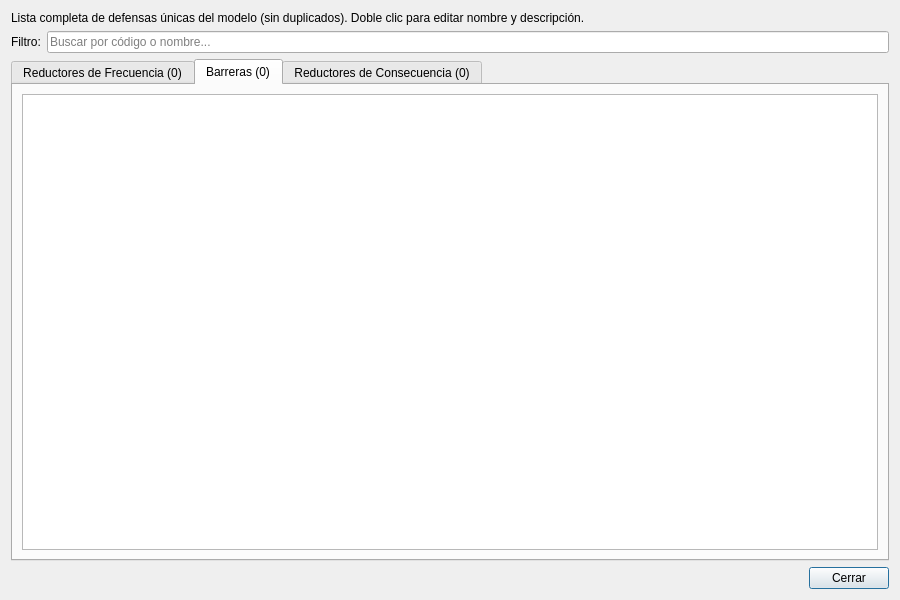
<?xml version="1.0" encoding="UTF-8"?>
<ui version="4.0">
 <class>ListaBarreras</class>
 <widget class="QDialog" name="ListaBarreras">
  <property name="windowModality">
   <enum>Qt::ApplicationModal</enum>
  </property>
  <property name="geometry">
   <rect>
    <x>0</x>
    <y>0</y>
    <width>900</width>
    <height>600</height>
   </rect>
  </property>
  <property name="windowTitle">
   <string>Lista de Defensas Únicas</string>
  </property>
  <property name="modal">
   <bool>true</bool>
  </property>
  <layout class="QVBoxLayout" name="verticalLayout">
   <item>
    <widget class="QLabel" name="label">
     <property name="text">
      <string>Lista completa de defensas únicas del modelo (sin duplicados). Doble clic para editar nombre y descripción.</string>
     </property>
    </widget>
   </item>
   <item>
    <layout class="QHBoxLayout" name="horizontalLayout">
     <item>
      <widget class="QLabel" name="label_2">
       <property name="text">
        <string>Filtro:</string>
       </property>
      </widget>
     </item>
     <item>
      <widget class="QLineEdit" name="edFiltro">
       <property name="placeholderText">
        <string>Buscar por código o nombre...</string>
       </property>
      </widget>
     </item>
    </layout>
   </item>
   <item>
    <widget class="QTabWidget" name="tabWidget">
     <property name="currentIndex">
      <number>1</number>
     </property>
     <widget class="QWidget" name="tabReductoresFrecuencia">
      <attribute name="title">
       <string>Reductores de Frecuencia (0)</string>
      </attribute>
      <layout class="QVBoxLayout" name="verticalLayout_2">
       <item>
        <widget class="QTreeView" name="treeReductoresFrecuencia">
         <property name="alternatingRowColors">
          <bool>true</bool>
         </property>
         <property name="selectionMode">
          <enum>QAbstractItemView::SingleSelection</enum>
         </property>
         <property name="selectionBehavior">
          <enum>QAbstractItemView::SelectRows</enum>
         </property>
         <property name="sortingEnabled">
          <bool>true</bool>
         </property>
         <property name="animated">
          <bool>true</bool>
         </property>
        </widget>
       </item>
      </layout>
     </widget>
     <widget class="QWidget" name="tabBarreras">
      <attribute name="title">
       <string>Barreras (0)</string>
      </attribute>
      <layout class="QVBoxLayout" name="verticalLayout_3">
       <item>
        <widget class="QTreeView" name="treeBarreras">
         <property name="alternatingRowColors">
          <bool>true</bool>
         </property>
         <property name="selectionMode">
          <enum>QAbstractItemView::SingleSelection</enum>
         </property>
         <property name="selectionBehavior">
          <enum>QAbstractItemView::SelectRows</enum>
         </property>
         <property name="sortingEnabled">
          <bool>true</bool>
         </property>
         <property name="animated">
          <bool>true</bool>
         </property>
        </widget>
       </item>
      </layout>
     </widget>
     <widget class="QWidget" name="tabReductoresConsecuencia">
      <attribute name="title">
       <string>Reductores de Consecuencia (0)</string>
      </attribute>
      <layout class="QVBoxLayout" name="verticalLayout_4">
       <item>
        <widget class="QTreeView" name="treeReductoresConsecuencia">
         <property name="alternatingRowColors">
          <bool>true</bool>
         </property>
         <property name="selectionMode">
          <enum>QAbstractItemView::SingleSelection</enum>
         </property>
         <property name="selectionBehavior">
          <enum>QAbstractItemView::SelectRows</enum>
         </property>
         <property name="sortingEnabled">
          <bool>true</bool>
         </property>
         <property name="animated">
          <bool>true</bool>
         </property>
        </widget>
       </item>
      </layout>
     </widget>
    </widget>
   </item>
   <item>
    <layout class="QHBoxLayout" name="horizontalLayout_2">
     <item>
      <spacer name="horizontalSpacer">
       <property name="orientation">
        <enum>Qt::Horizontal</enum>
       </property>
       <property name="sizeHint" stdset="0">
        <size>
         <width>40</width>
         <height>20</height>
        </size>
       </property>
      </spacer>
     </item>
     <item>
      <widget class="QPushButton" name="btCerrar">
       <property name="text">
        <string>Cerrar</string>
       </property>
      </widget>
     </item>
    </layout>
   </item>
  </layout>
 </widget>
 <resources/>
 <connections/>
</ui>
